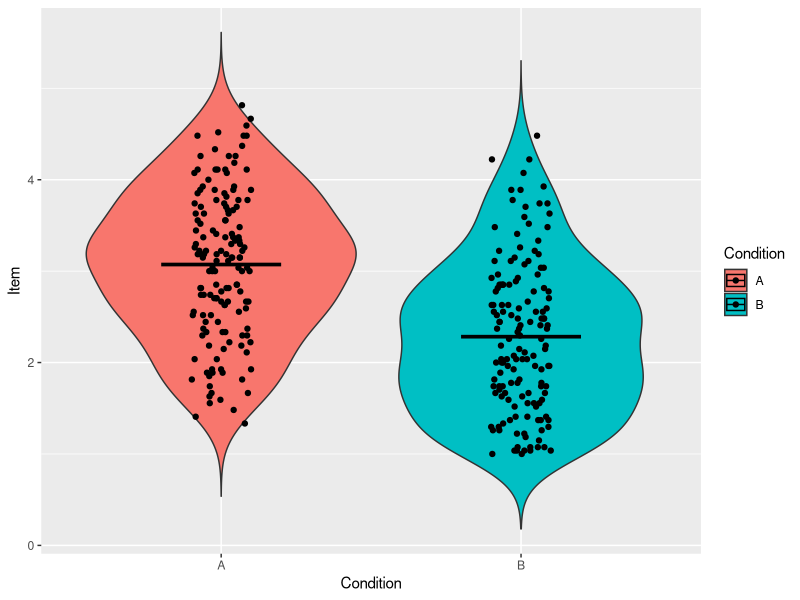

Here is the R script that generated this plot:
#Specifies the working directory
setwd("~/Projects/TouchExp/MainStudy/Rscript2/TouchExp")

#Import A-condition file
my_data <- read.delim("TouchAComplete.txt")
my_data$Condition <- rep(c("A"),each=150)
colnames(my_data)[12] <- "Perception"

#Import B-condition file
my_data2 <- read.delim("TouchBComplete.txt")
my_data2$Condition <- rep(c("B"),each=150)
colnames(my_data2)[12] <- "Perception"

#Use rbind to combine the two condition dataframes
my_data <- rbind(my_data,my_data2)

#Remove irrelevant columns
my_data <- subset(my_data,select = -c(2:5))

#install.packages("tidyverse")
library(tibble)

#### Converting values and labels ####

# Converting column names

new.names1 <- c("ID","TypeOfTouch","OthTouchType","InterPartner","OtherIntPartner","Initiative", "Intention","Perception","Relation2Partner","Roughness","Pleasantness","Power","Comfortable","Duration","Appropriate","Humidity","HumApplic","Velocity","VeloApplic","Expectation","Location","ComplDiffTask","NewSensation","SenseOfContact","BecomeSelf","StructPredict","OtherSeekAdvice","TrueInterest","PosQualities","CloseConnect","PhysPleasure","EnoughExercise","MasterChal","DeepPurpose","RoutinesHabits","SelfRespect","Influence","BodyNeeded","Freedom","SatisfiedSelf","SourceOfStimuli","Safe","WellBeing","Capable","TrueSelf","Awe","StrongImpact","StrongIntimacy")
new.names2 <- c("Age","Gender","GenderType","ElapsedTime")

colnames(my_data)[1:48] <- new.names1
colnames(my_data)[69:72] <- new.names2

my_data[my_data == ""] <- NA

##Create function for conversion of qualitative data to numeric

DaGrandConvertar <- function(CharVector,Col){
  NewVector <- rep(NA,nrow(my_data))
  l <- 1
  for (i in 1:nrow(my_data)){
    if (is.element(my_data[i,Col],CharVector)){
      NewVector[l] <- which(CharVector == my_data[i,Col])
      l <- l + 1
    } else if (is.na(my_data[i,Col])==TRUE){
      Sz <- length(CharVector)+1
      NewVector[l] <- Sz
      l <- l + 1
    }
  }
  return (NewVector)
}

##Convert type of touch##
# Hug = 1
# Hand on the shoulder = 2
# Kiss = 3
# Caress = 4
# Handshake = 5
# Other = 6

TypeVector <- c("Hug","Hand on the shoulder","Kiss","Caress","Handshake")
my_data[,2] <- DaGrandConvertar(TypeVector,2)

##Convert RelationToPartner dots to numerics##
# Number of dots converted to numeric. E.g., "." = 1, ".." = 2. 

Rel2Partnr <- c(".","..","...","....",".....","......",".......")
my_data[,9] <- DaGrandConvertar(Rel2Partnr,9)

##Convert Initiative##
# Me = 1, Both = 2, Other = 3

Init2Touch <- c("I mainly took the initiative","We both took the initiative","The interaction partner mainly took the initiative
")
my_data[,6] <- DaGrandConvertar(Init2Touch,6)

##Convert gender to numerics##
# Male = 1, Female = 2, Non-binary = 3

GendItems <- c("Male","Female","Non-binary")
my_data[,70] <- DaGrandConvertar(GendItems,70)


#Alter values in Touch Partner column to numeric

for (i in 1:nrow(my_data)) {
  if (my_data[i, 4] == "Partner" | my_data[i, 4] == "Family member"){
    my_data[i,4] = 1
  } else if (my_data[i, 4] == "Friend" | my_data[i, 4] == "Colleague"| my_data[i, 4] == "Acquaintance"){
    my_data[i,4] = 2
  } else if (my_data[i,4] == "Stranger"){
    my_data[i,4] = 3
  } else if (is.na(my_data[i,5]) == FALSE){
    my_data[i,2] = 4
  }
}

# Converting Humidity values to NA if "not applicable" is true
for (i in 1:nrow(my_data)){
  if (is.na(my_data[i,17]) == FALSE){
    my_data[i,16] = NA
    my_data[i,17] = 1
  }
}
# Converting Velocity values to NA if "Not applicable" is true
for (i in 1:nrow(my_data)){
  if (is.na(my_data[i,19]) == FALSE){
    my_data[i,18] = NA
    my_data[i,19] = 1
  }
}

##Create function that combines qual answers into new data frame##

QualAns <- data.frame(matrix(NA,nrow = 300,ncol = 5))
colnames(QualAns) <- c("AlternTouch","AlternPartnr","Intention","Perception","Location")

QualCombiner <- function(Col){
  t <- 1
  QualVec <- rep(NA,nrow(my_data))
  for (i in 1:nrow(my_data)){
    if (is.na(my_data[i,Col])==FALSE){
      QualVec[t] <- my_data[i,Col]
      t <- t + 1
    }
  }
  return (QualVec)
}

#Use function to combine all qual answers from relevant items into one
#data frame
QualAns[,1] <- QualCombiner(3)
QualAns[,2] <- QualCombiner(5)
QualAns[,3] <- QualCombiner(7)
QualAns[,4] <- QualCombiner(8)
QualAns[,5] <- QualCombiner(21)

# Converting need and affect values
# String -> integer
for (i in 22:68){
  for (u in 1:nrow(my_data)){
    if (my_data[u,i] == "Not at all"| my_data[u,i] == "Not at all (1)"){
      my_data[u,i] = 1
    } else if (my_data[u,i] == "A little" | my_data[u,i] == "A little (2)"){
      my_data[u,i] = 2
    } else if (my_data[u,i] == "Moderately" | my_data[u,i] == "Moderately (3)"){
      my_data[u,i] = 3
    } else if (my_data[u,i] == "Quite a bit" | my_data[u,i] == "Quite a bit (4)"){
      my_data[u,i] = 4
    } else if (my_data[u,i] == "Very much" | my_data[u,i] == "Extremely (5)"){
      my_data[u,i] = 5
    } else {
      sprintf("There is something wrong in the following row: %s", i)
    }
  }
}

# Converting time spent to numerical minutes
for (i in 1:nrow(my_data)){
  StringTime <- my_data[i,72];
  IntTime <- as.numeric(sapply(strsplit(StringTime, " "), "[[", 1))
  my_data[i,72] = IntTime
}

# Creating aggregated need values
# Change character values to numerical to make mean measure possible.
my_data[,22:69] <- sapply(my_data[,22:69],as.numeric)
my_data[,72] <- sapply(my_data[,72],as.numeric)
my_data[,2] <- sapply(my_data[,2],as.numeric)
my_data[,4] <- sapply(my_data[,4],as.numeric)
my_data[,9:16] <- sapply(my_data[,9:16],as.numeric)
my_data[,18] <- sapply(my_data[,18],as.numeric)
my_data[,70] <- sapply(my_data[,70],as.character)

# Grand need mean by participant
my_data$GrandNeedMean <- rowMeans(my_data[,22:48])
my_data$Autonomy <- rowMeans(my_data[,c("TrueInterest","Freedom", "TrueSelf")])
my_data$Competence <- rowMeans(my_data[,c("ComplDiffTask", "MasterChal","Capable")])
my_data$Relatedness <- rowMeans(my_data[,c("SenseOfContact","CloseConnect","StrongIntimacy")])
my_data$SelfActualization <- rowMeans(my_data[,c("BecomeSelf", "DeepPurpose","Awe")])
my_data$PhysicalThriving <- rowMeans(my_data[,c("EnoughExercise","BodyNeeded","WellBeing")])
my_data$PleasureStimulation <- rowMeans(my_data[,c("NewSensation","PhysPleasure","SourceOfStimuli")])
my_data$Security <- rowMeans(my_data[,c("StructPredict","RoutinesHabits", "Safe")])
my_data$SelfEsteem <- rowMeans(my_data[,c("PosQualities","SatisfiedSelf","SelfRespect")])
my_data$Popularity <- rowMeans(my_data[,c("StrongImpact","OtherSeekAdvice","Influence")])
my_data$PositiveAff <- rowMeans(my_data[,c("Proud","Interested","Excited","Enthusiastic","Inspired","Alert","Determined","Active","Attentive","Strong")])
my_data$NegativeAff <- rowMeans(my_data[,c("Nervous","Upset","Scared","Jittery","Afraid","Hostile","Irritable","Guilty","Distressed","Ashamed")])
my_data$CompositeAff <- NA

for (i in 1:nrow(my_data)){
  Comp <- (my_data[i,84])-(my_data[i,85])
  my_data[i,86] = Comp
}


#### THE BIG ANALYSES ####

library(ggplot2)
attach(my_data)
# First, locate the outliers

ViolinIQR <- function(Item){
  print(ggplot(my_data, aes(x=Condition,y=Item,fill=Condition))+
          geom_violin(trim =FALSE)+
          stat_summary(fun = "mean", geom = "crossbar", width = 0.4, colour = "black")+
          geom_point(position = position_jitter(w=0.1, h=0)))
  IQROutliers <- (boxplot.stats(Item)$out)
  return (IQROutliers)
}

ViolinIQR(GrandNeedMean)